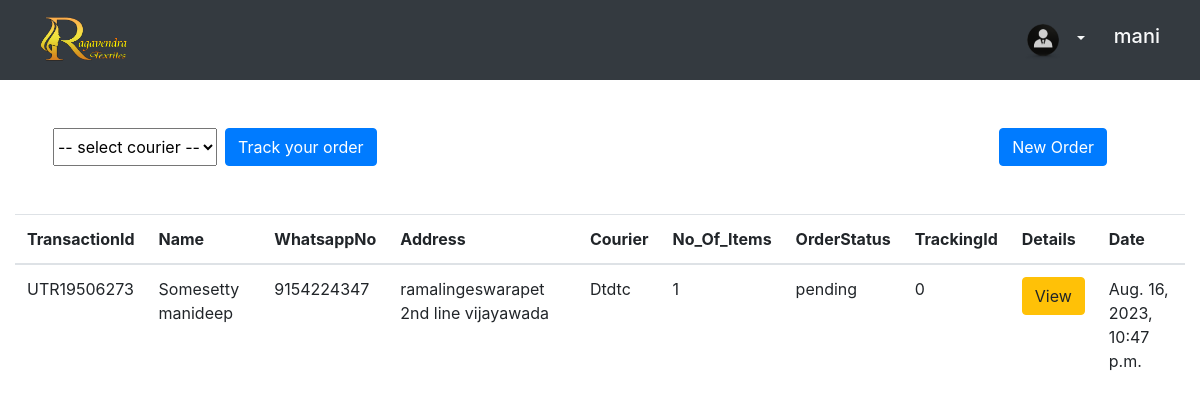
The page /orders/ (signed in) on the database its author committed.
### ragavendra_store/models.py (models this page shows, shortened)
class Orders(models.Model):
    OrderID = models.AutoField(primary_key=True)
    Name  = models.CharField(max_length=30,null=True, blank=True)
    WhatsappNo = models.IntegerField(null=True, blank=True)
    ContactNo = models.IntegerField(null=True, blank=True)
    Address = models.CharField(max_length=250, blank=False)
    street_name = models.CharField(max_length=255,null=True, blank=True)
    city = models.CharField(max_length=255,null=True, blank=True)
    state = models.CharField(max_length=255,null=True, blank=True)
    postal_code = models.CharField(max_length=10,null=True, blank=True)
    Courier = models.CharField(max_length=30, blank=False)
    TransactionId = models.CharField(max_length=25,default=0,null=True, blank=True)
    TrackingId = models.CharField(max_length=10,default=0,null=True, blank=True)
    No_Of_Items = models.IntegerField(null=True, blank=True)
    item_color = models.CharField(max_length=10,null=True, blank=True)
    item_size = models.CharField(max_length=10,null=True, blank=True)
    file = models.FileField()
    STATUS_CHOICES = (
        ('Pending', 'Pending'),
        ('Approved', 'Approved'),
        ('Rejected', 'Rejected'),
        ('Production', 'Production'),
        ('Out of Delivery', 'Out of Delivery'),
        ('completed', 'completed'),
    )
    OrderStatus = models.CharField(max_length=20, choices=STATUS_CHOICES, default='pending')
    Date = models.DateTimeField(default=datetime.now())
    user = models.ForeignKey(User, on_delete=models.CASCADE, default=1)

### ragavendra_store/views.py (the view, shortened to what this page needs)
# urls.py: path('orders/',orders, name='orders'),
@login_required
def orders(request):
    tracking_id = ''
    unique_orders = []
    orders_list = Orders.objects.filter(user=request.user).values_list('TransactionId', flat=True).distinct()
    for transaction_id in orders_list:
        order = Orders.objects.filter(user=request.user, TransactionId=transaction_id).first()
        unique_orders.append(order)
    view_orders_list = Orders.objects.all()
    oUser_INFO = User_info.objects.filter(userid = request.user.id)
    oUser = User_info.objects.filter(userid = request.user.id).first()
    profile_data = User_info.objects.filter(userid=request.user.id).values()
    profile_json = json.dumps(list(profile_data))
    return render(request ,"static_pages/orders.html" ,{"orders_list":unique_orders,"view_orders_list":view_orders_list,'profile':oUser_INFO,"profile_json": profile_json,'active_user':oUser})

### templates/static_pages/orders.html (shortened to what this page needs)
{% extends 'static_pages/base.html' %}
{% load static %}
{% block content %}
  <nav class="navbar navbar-expand-lg navbar-dark bg-dark">
    <div class="container-fluid px-2 px-md-4">
        <div class="navbar-brand">
          <img src="{% static 'images/logo-removebg-preview.png'%}" alt="" height="50" width="90">
        </div>
        <div class="d-flex align-items-center">
            <div class="dropdown mr-3">
                <button class="btn btn-transparent text-light dropdown-toggle" type="button" id="dropdownMenuButton" data-toggle="dropdown" aria-haspopup="true" aria-expanded="false">
                    <img src="{% static 'images/profile-icon.png' %}" class="profile-img" alt="IMG">
                </button>
            </div>
            <h5 class="text-light">{{ request.user.first_name }}</h5>
        </div>
    </div>
</nav>
   <div class="container d-flex" style="display: flex;justify-content: space-between;align-items: center;">
    <diV>
    <div class="d-flex">
      <select name="courier" id="courier" class="mx-2 ">
        <option value="" selected> -- select courier -- </option>
      </select>
      <button class="btn btn-primary " onclick="SelectedOption()">Track your order</button>
    </div>
  </diV>
    <div class="d-flex justify-content-end mt-5 mb-5 px-5">
        <button class="btn btn-primary" data-toggle="modal" data-target="#staticBackdrop">New Order</button>
    </div>
  </div>
  <div class="container-fluid">
    <div class="table-responsive">
        <table class="table table-hover">
            <thead>
                <tr>
                    <th scope="col">TransactionId</th>
                    <th scope="col">Name</th>
                    <th scope="col">WhatsappNo</th>
                    <th scope="col">Address</th>
                    <th scope="col">Courier</th>
                    <th scope="col">No_Of_Items</th>
                    <th scope="col">OrderStatus</th>
                    <th scope="col">TrackingId</th>
                    <th scope="col">Details</th>
                    <th scope="col">Date</th>
                </tr>
            </thead>
            <tbody>
                {% for item in orders_list %}
                    <tr>
                        <td>{{ item.TransactionId }}</td>
                        <td>{{ item.Name }}</td>
                        <td>{{ item.WhatsappNo }}</td>
                        <td>{{ item.Address }}</td>
                        <td>{{ item.Courier }}</td>
                        <td>{{ item.No_Of_Items }}</td>
                        <td>{{ item.OrderStatus }}</td>
                        <td>{{ item.TrackingId }}</td>
                        <td>
                            <button class="btn btn-warning" data-toggle="modal" data-target="#viemyorders{{ item.TransactionId }}">View</button>
                        </td>
                        <td>{{ item.Date }}</td>
                    </tr>
                {% endfor %}
            </tbody>
        </table>
    </div>
</div>
{% endblock %}

### static_files/css/main.css (style rules this page uses)
* { margin: 0px; padding: 0px; box-sizing: border-box; }
body, html { height: 100%; font-family: Poppins-Regular, sans-serif; }
h1,h2,h3,h4,h5,h6 { margin: 0px; }
button { outline: none !important; border: none; background: transparent; }

### rows shown on the page
Orders: TransactionId "UTR19506273", Name "Somesetty manideep", WhatsappNo "9154224347", Address "ramalingeswarapet 2nd line vijayawada", Courier "Dtdtc", No_Of_Items "1", OrderStatus "pending", TrackingId "0", Date "Aug. 16, 2023, 10:47 p.m."

### other values the page prints
{{ request.user.first_name }} "mani"
